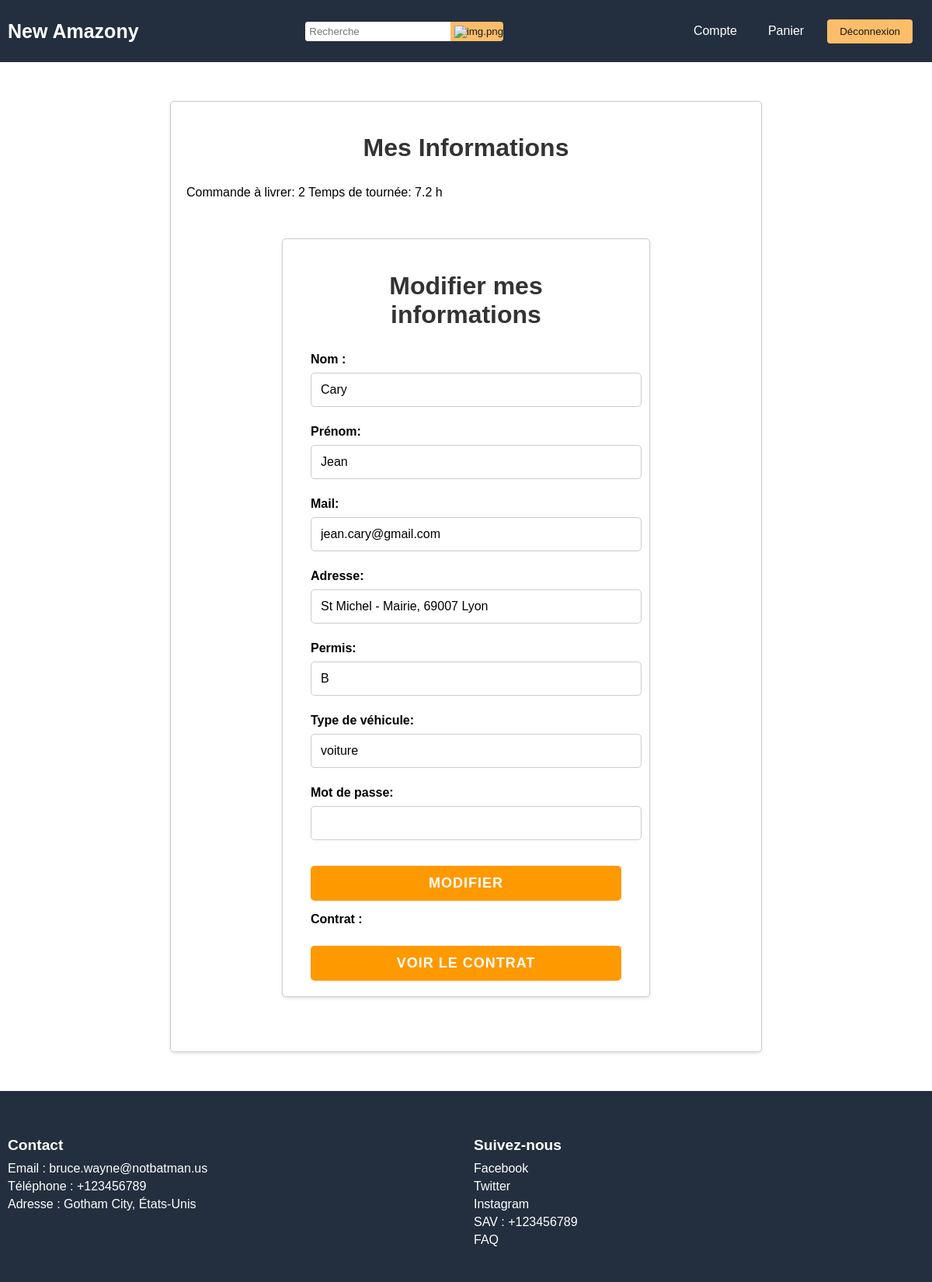
The app's page /php/mes_informations.php (signed in), older data.
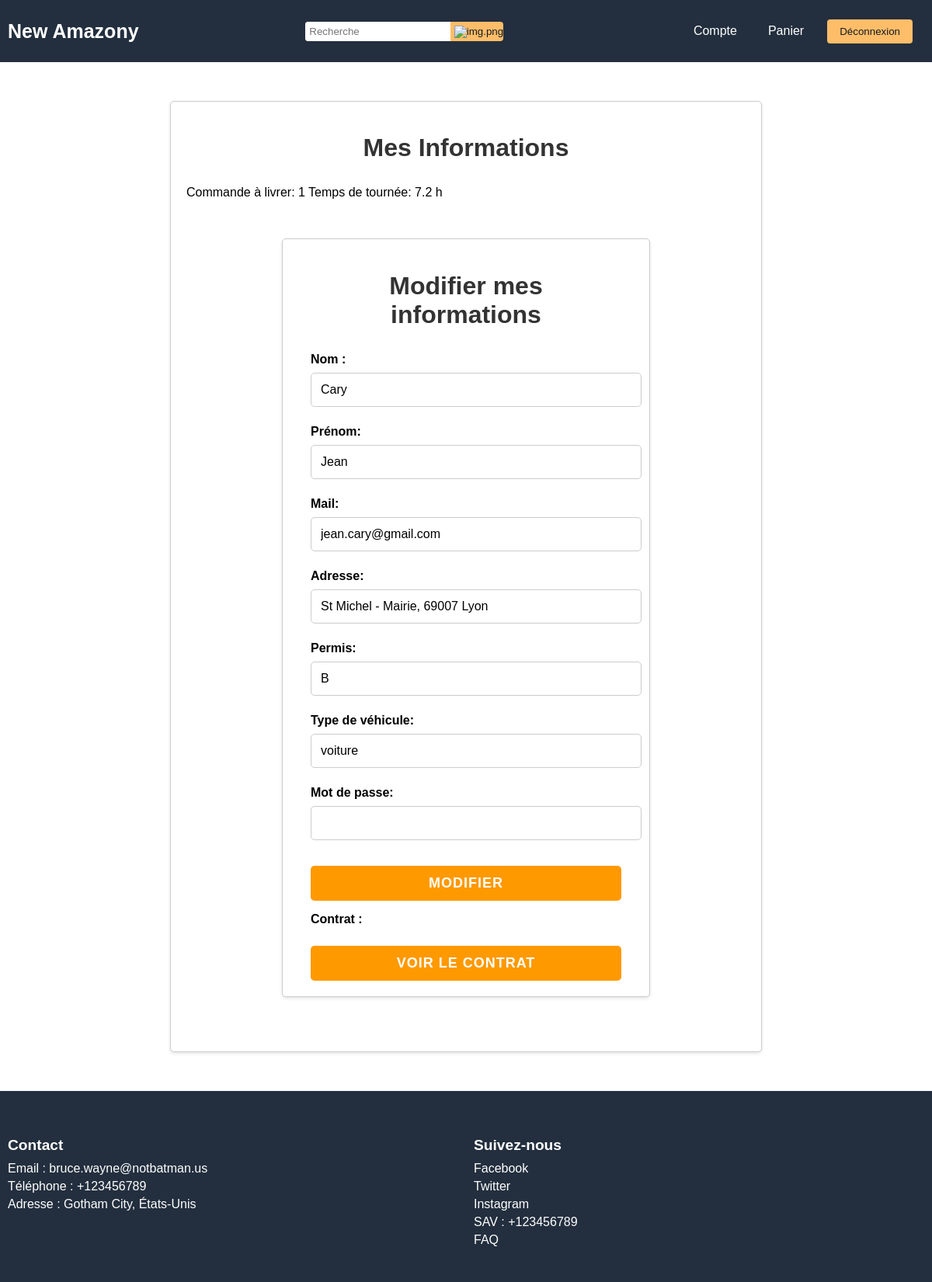
The same page, newer data.
### tables this page shows
CREATE TABLE IF NOT EXISTS `livreur` (
  `Prénom` varchar(50) NOT NULL,
  `Nom` varchar(50) NOT NULL,
  `Cmd_a_Livrer` int DEFAULT '0',
  `Adresse` varchar(500) NOT NULL,
  `Permis` varchar(15) NOT NULL,
  `Type_Véhicule` varchar(50) NOT NULL,
  `Temps_Tournee` float DEFAULT NULL,
  `ID` int NOT NULL AUTO_INCREMENT,
  `email` varchar(100) NOT NULL,
  `mdp` varchar(50) NOT NULL,
  `contrat` blob,
  PRIMARY KEY (`ID`),
  KEY `Cmd_a_Livrer` (`Cmd_a_Livrer`)
);

### php/fonction_get.php (called while the page is built, shortened)
<?php
require_once "fonction_update.php";
function recup_Data_Livreur($ID_Liv){
    global $link;
    $data = [];
    $sql_data = "SELECT * FROM livreur WHERE ID = $ID_Liv";
    $res_data = mysqli_query($link, $sql_data);
    $sql = "DESCRIBE livreur";
    $result = $link->query($sql);
    $obj = mysqli_fetch_object($res_data);
    while($row = $result->fetch_assoc()){
        $var = $row['Field'];
        $data[$var] = $obj->$var;
    }
    return $data;
}
?>

### php/mes_informations.php (the view, shortened to what the changed rows need)
<!DOCTYPE html>
<html>
<head>
  <link rel="stylesheet" type="text/css" href="/projet_pedago/css/mes_informations.css" href="/projet_pedago/css/Main.css">
</head>
<?php
  include ("header.php");
  $id = $_SESSION['Connexion'][0];
  if($_SESSION['Connexion'][1] == 'client'){
    $data = recup_Data_Client($id);
  }elseif($_SESSION['Connexion'][1] == 'vendeur' || $_SESSION['Connexion'][1] == 'admin'){
    $data = recup_Data_Vendeur($id);
  }elseif($_SESSION['Connexion'][1] == 'livreur'){
    $data = recup_Data_Livreur($id);
  }
?>
<body>
    <div class="info-container">
      <h1>Mes Informations</h1>
      <?php
       if ($_SESSION['Connexion'][1] == 'client'){
      ?>
      <form class="account-form" id="modifie" name="modifie" action="mes_informations.php" method="POST">
        <h2>Modifier mes informations</h2>
        <label for="account-name">Nom :</label>
        <input class="modifier-input"  type="text" id="account-name" name="account-name" value="<?php echo(htmlspecialchars($data["Nom"])); ?>" required>
        <label for="account-surname">Prénom:</label>
        <input class="modifier-input" value="<?php echo(htmlspecialchars($data["Prénom"]));?>" type="text" id="account-surname" name="account-surname" required>
        <label for="account-mail">Mail :</label>
        <input class="modifier-input" value="<?php echo(htmlspecialchars($data["Mail"]));?>" type="email" id="account-mail" name="account-mail" required>
        <label for="account-tel">Tel :</label>
        <input class="modifier-input" value="<?php echo(htmlspecialchars($data["Tel"]));?>" type="number" min="0" id="account-tel" step ="1" name="account-tel" required>
        <label for="account-adresse">Adresse :</label>
        <input class="modifier-input" value="<?php echo(htmlspecialchars($data["Adresse"]));?>" type="text" id="account-adresse" name="account-adresse" required>
        <br>
        <br>
        <?php
        if($data['Date_contrat'] > date('Y-m-d')){
          print('<label for="account-abonnement"> Vous êtes abonné jusqu\'au : ' . $data["Date_contrat"] . '<br><a href = "/projet_pedago/php/abonnement.php"> Prolonger l\'abonnement </a></label>
          <br>');
        } else{
          print('<label for="account-abonnement"> Vous n\'êtes pas abonné <br><a href = "/projet_pedago/php/abonnement.php"> S\'abonner </a></label>
          <br>');
        }
        ?>
        <label for="account-numCB"> Numéro CB</label>
        <input class="modifier-input" value="<?php echo(htmlspecialchars($data["numero_CB"]));?>" type="number" min="0" step ="1" id="account-numCB" name="account-numCB" >
        <label for="account-dateCB"> Date CB</label>
        <input class="modifier-input" value="<?php echo(htmlspecialchars($data["date_CB"]));?>" type="date" id="account-dateCB" name="account-dateCB" >
        <label for="account-cryptoCB"> Crypto CB</label>
        <input class="modifier-input" value="<?php echo(htmlspecialchars($data["crypto_CB"]));?>" type="number" min="0" step ="1" id="account-cryptoCB" name="account-cryptoCB" >
        <label for="account-mot_de_passe">Mot de passe:</label>
        <input class="modifier-input"  type='password' id='account-mot_de_passe' name='account-mdp' required>
        <button type="submit" name="modifier" class="account-button">Modifier</button>
      </form>
    </div>
  <?php
      }elseif($_SESSION['Connexion'][1] == 'livreur'){
  ?>
          <label for="account-cmd_a_livrer">Commande à livrer: <?php echo(htmlspecialchars($data["Cmd_a_Livrer"]));?></label>
          <label for="account-temps_tournee">Temps de tournée: <?php echo(htmlspecialchars($data["Temps_Tournee"]));?> h</label>
    <div class="info-container">
      <form class="account-form" id="modifie" name="modifie" action="mes_informations.php" method="POST">
        <h1>Modifier mes informations</h1>
        <label for="account-name">Nom :</label>
        <input class="modifier-input" type="text" id="account-name" name="account-name" value="<?php echo(htmlspecialchars($data["Nom"])); ?>" required>
        <label for="account-surname">Prénom:</label>
        <input class="modifier-input"  type="text" id="account-surname" name="account-surname" value="<?php echo(htmlspecialchars($data["Prénom"]));?>" required>
        <label for="account-mail">Mail:</label>
        <input class="modifier-input" value="<?php echo(htmlspecialchars($data["email"]));?>" type="email" id="account-mail" name="account-mail" required>
        <label for="account-adresse">Adresse:</label>
        <input class="modifier-input"  type="text" id="account-adresse" name="account-adresse" value="<?php echo(htmlspecialchars($data["Adresse"]));?>" required>
        <label for="account-permis">Permis:</label>
        <input class="modifier-input"  type="text" id="account-permis" name="account-permis" value="<?php echo(htmlspecialchars($data["Permis"]));?>" required>
        <label for="account-type_vehicule">Type de véhicule:</label>
        <input class="modifier-input"  type="text" id="account-type_vehicule" name="account-type_vehicule" value="<?php echo(htmlspecialchars($data["Type_Véhicule"]));?>" required>
        <label for="account-mot_de_passe">Mot de passe:</label>
        <input class="modifier-input"  type='password' id='account-mot_de_passe' name='account-mdp' required>
        <button type="submit" name="modifier" class="account-button">Modifier</button>
      </form>
      <form class="account-form" id="modifie" name="modifie" action="" method="POST">
        <label for="account-tel">Contrat :</label>
          <button type="submit" name="view" class="account-button">Voir le contrat</button>
      </form>
    </div>
  <?php
      }
  ?>
  </div>
</body>
</html>
<?php
  include ("footer.php");
?>

Row changes from the older to the newer data that the page shows:
changed livreur "Cary": Cmd_a_Livrer "2" → "1"
